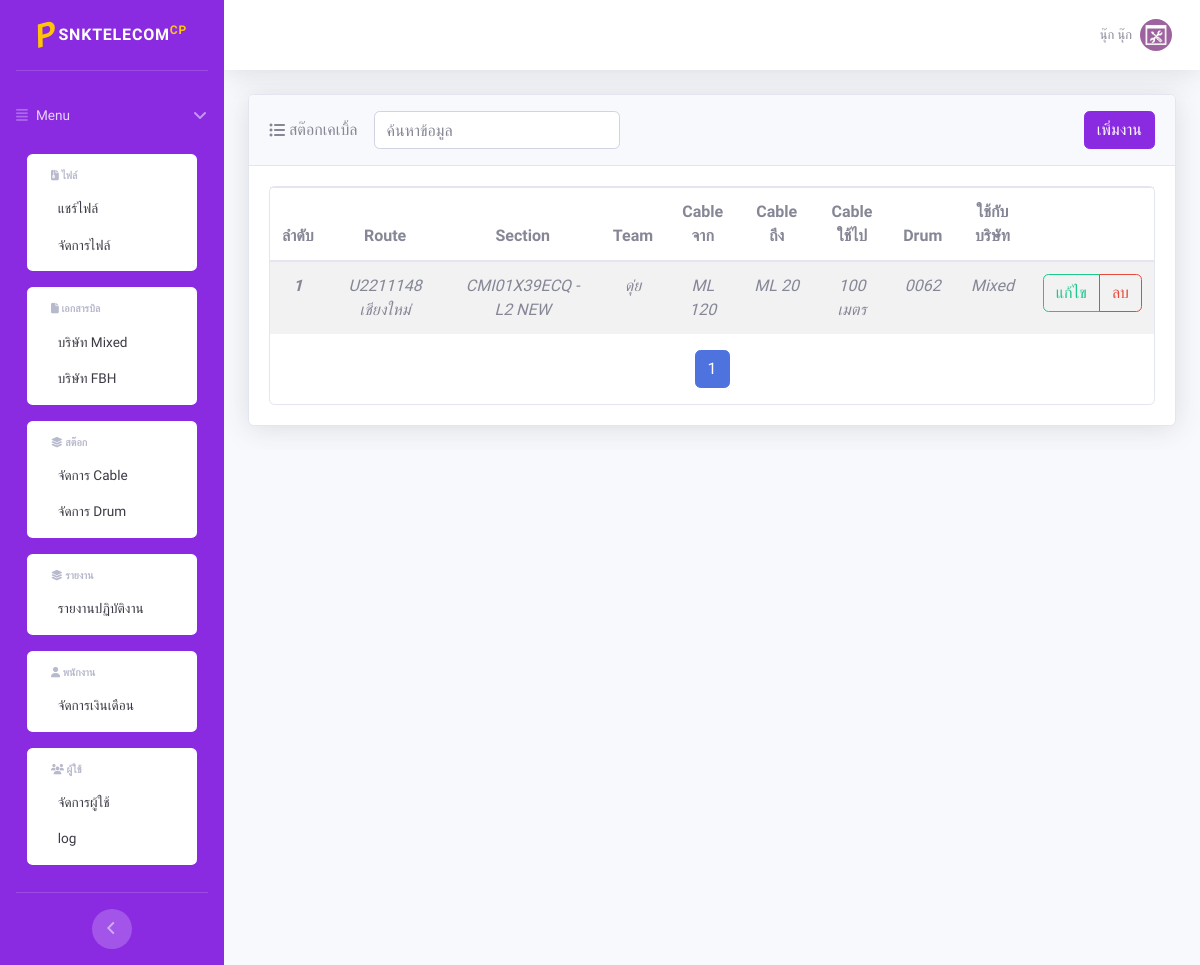
The app's page /index.php?page=stock/list_stock_cable (signed in) with its own data.
### tables this page shows
CREATE TABLE `users` (
  `user_id` int(4) NOT NULL,
  `username` varchar(100) NOT NULL,
  `passW` varchar(100) DEFAULT NULL,
  `lv` char(1) NOT NULL DEFAULT '1' COMMENT '0=admin,1=เจ้าของ,2=พนักงานเอกสาร,3=พนักงานปฏิบัติงาน',
  `status` char(1) NOT NULL DEFAULT '1' COMMENT '1=ใช้งาน,0=แบน',
  `users_date` timestamp NOT NULL DEFAULT current_timestamp() ON UPDATE current_timestamp(),
  `employee_id` int(4) NOT NULL
);

CREATE TABLE `employee` (
  `employee_id` int(4) NOT NULL,
  `employee_name` varchar(100) NOT NULL,
  `employee_lastname` varchar(100) NOT NULL,
  `employee_age` int(2) NOT NULL,
  `employee_phone` varchar(10) NOT NULL,
  `employee_salary` double(8,2) NOT NULL,
  `employee_email` varchar(100) NOT NULL,
  `employee_position` int(1) NOT NULL,
  `employee_date` timestamp NOT NULL DEFAULT current_timestamp() ON UPDATE current_timestamp()
);

CREATE TABLE `cable` (
  `cable_id` int(4) NOT NULL,
  `route_name` varchar(100) NOT NULL,
  `installed_section` varchar(100) NOT NULL,
  `placing_team` varchar(100) NOT NULL,
  `cable_form` int(4) NOT NULL,
  `cable_to` int(4) NOT NULL,
  `cable_used` int(4) NOT NULL,
  `cable_date` timestamp NOT NULL DEFAULT current_timestamp() ON UPDATE current_timestamp(),
  `employee_id` int(4) NOT NULL,
  `drum_id` int(4) NOT NULL,
  `cable_work` varchar(100) NOT NULL
);

CREATE TABLE `drum` (
  `drum_id` int(4) NOT NULL,
  `drum_no` varchar(4) NOT NULL,
  `drum_to` varchar(100) NOT NULL,
  `drum_description` varchar(100) NOT NULL,
  `drum_full` int(4) NOT NULL,
  `drum_remaining` int(4) NOT NULL,
  `drum_company` varchar(100) NOT NULL,
  `drum_cable_company` varchar(100) NOT NULL,
  `drum_used` int(4) NOT NULL,
  `drum_date` timestamp NOT NULL DEFAULT current_timestamp() ON UPDATE current_timestamp(),
  `employee_id` int(4) NOT NULL
);

### stock/list_stock_cable.php (the view, shortened to what this page needs)
<div class="container-fluid">
    <div class="card shadow mb-4">
        <div class="card-header d-flex justify-content-between align-items-center py-3">
            <i class="fa fa-list-ul" aria-hidden="true"></i>&nbsp;สต๊อกเคเบิ้ล
            <form class="d-none d-sm-inline-block form-inline mr-auto ml-md-3 my-2 my-md-0 mw-100 navbar-search">
                <div class="input-group">
                    <input type="text" class="form-control" id="search" aria-label="Small" aria-describedby="inputGroup-sizing-sm" placeholder="ค้นหาข้อมูล">
                </div>
            </form>
            <button type="button" class="btn btn-warning bg-gradient-purple ml-auto" onclick="window.open('index.php?page=stock/insert_cable', '_parent')">เพิ่มงาน</button>
        </div>
        <div class="card-body">
            <div class="card border h-100">
                <table class="table table-striped">
                    <thead>
                        <tr>
                            <th scope="col">ลำดับ</th>
                            <th scope="col">Route</th>
                            <th scope="col">Section</th>
                            <th scope="col">Team</th>
                            <th scope="col">Cable จาก</th>
                            <th scope="col">Cable ถึง</th>
                            <th scope="col">Cable ใช้ไป</th>
                            <th scope="col">Drum</th>
                            <th scope="col">ใช้กับบริษัท</th>
                            <th scope="col"> </th>
                        </tr>
                    </thead>
                    <tbody>
                        <?php
                        include('connect.php');
                        $strsql = "SELECT * FROM cable c JOIN drum d ON d.drum_id = c.drum_id ORDER BY cable_id ASC";
                        try {
                            $stmt = $con->prepare($strsql);
                            $stmt->execute();
                            $result = $stmt->fetchAll(PDO::FETCH_ASSOC);
                            $rowcount = count($result);
                            if ($rowcount > 0) {
                                $i = 1;
                                foreach ($result as $rs) {
                        ?>
                                    <tr>
                                        <th scope="row"><i class="to_file"><?php echo $i; ?></i></th>
                                        <td><i class="to_file"><?php echo $rs['route_name']; ?></i></td>
                                        <td><i class="to_file"><?php echo $rs['installed_section']; ?></i></td>
                                        <td><i class="to_file"><?php echo $rs['placing_team']; ?></i></td>
                                        <td><i class="to_file">ML <?php echo $rs['cable_form']; ?></i></td>
                                        <td><i class="to_file">ML <?php echo $rs['cable_to']; ?></i></td>
                                        <td><i class="to_file"><?php echo $rs['cable_used']; ?> เมตร</i></td>
                                        <td><i class="to_file"><?php echo $rs['drum_no']; ?></i></td>
                                        <td><i class="to_file"><?php echo $rs['cable_work']; ?></i></td>
                                        <td>
                                            <div class="btn-group" role="group" aria-label="Basic example">
                                                <button type="button" class="btn btn-outline-success" onclick="editCable('<?php echo $rs['cable_id']; ?>', '<?php echo $rs['route_name']; ?>', '<?php echo $rs['installed_section']; ?>', '<?php echo $rs['placing_team']; ?>', '<?php echo $rs['cable_form']; ?>', '<?php echo $rs['cable_to']; ?>', '<?php echo $rs['cable_work']; ?>', '<?php echo $rs['drum_id']; ?>')">แก้ไข</button>
                                                <button type="button" class="btn btn-outline-danger" onclick="confirmDelete('<?php echo $i; ?>', '<?php echo $rs['cable_id']; ?>')">ลบ</button>
                                            </div>
                                        </td>
                                    </tr>
                        <?php
                                    $i++;
                                }
                            } else {
                                echo "<tr><td colspan='10'>ไม่พบข้อมูล</td></tr>";
                            }
                        } catch (PDOException $e) {
                            echo "Error: " . $e->getMessage();
                        }
                        ?>
                    </tbody>
                </table>
                <div class="pagination-container">
                    <nav aria-label="Page navigation">
                        <ul class="pagination justify-content-center">
                        </ul>
                    </nav>
                </div>
            </div>
        </div>
    </div>
</div>

### footer.php (shortened to what this page needs)
<?php
include("connect.php");
$users_id = $_SESSION['user_id'];
try {
  $con->setAttribute(PDO::ATTR_ERRMODE, PDO::ERRMODE_EXCEPTION);
  $sql = "SELECT users.*, employee.employee_name, employee.employee_lastname
        FROM users
        INNER JOIN employee ON users.employee_id = employee.employee_id
        WHERE users.user_id = :user_id";
  $stmt = $con->prepare($sql);
  $stmt->bindParam(':user_id', $users_id, PDO::PARAM_INT);
  $stmt->execute();
  $row = $stmt->fetch(PDO::FETCH_ASSOC);
} catch (PDOException $e) {
  die("Could not connect to the database $dbname :" . $e->getMessage());
}
?>
<nav class="navbar navbar-expand navbar-light bg-white topbar mb-4 static-top shadow">
  <ul class="navbar-nav ml-auto">
    <li class="nav-item dropdown no-arrow">
      <a class="nav-link dropdown-toggle" href="#" id="userDropdown" role="button" data-toggle="dropdown" aria-haspopup="true" aria-expanded="false">
        <span class="mr-2 d-none d-lg-inline text-gray-600 small "><?php echo $row['employee_name'] . ' ' . $row['employee_lastname']; ?></span>
        <img class="img-profile rounded-circle" src="img/picture.png">
      </a>
    </li>
  </ul>
</nav>

### css/styles.css (style rules this page uses)
.btn-warning { border: 1px solid #8a2be2; }
.bg-gradient-purple { background-color: #8a2be2; }
body { font-family: "Mitr"; font-size: 16px; background-color: #f8f9fc; }
table { text-align: center; }
html, body { height: 100%; margin: 0; padding: 0; }

### records on screen
users: employee.employee_name "นุ๊ก", employee.employee_lastname "นุ๊ก"
cable: route_name "U2211148 เชียงใหม่", installed_section "CMI01X39ECQ - L2 NEW", placing_team "ดุ่ย", cable_form "120", cable_to "20", cable_used "100", drum.drum_no "0062", cable_work "Mixed"
